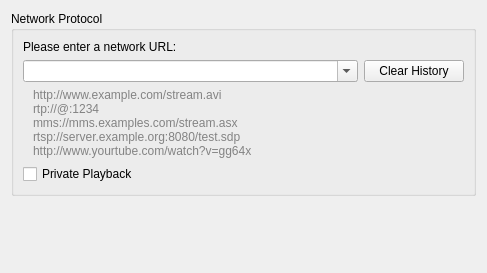
<?xml version="1.0" encoding="UTF-8"?>
<ui version="4.0">
 <author>Jean-Baptiste Kempf</author>
 <class>OpenNetwork</class>
 <widget class="QWidget" name="OpenNetwork">
  <property name="geometry">
   <rect>
    <x>0</x>
    <y>0</y>
    <width>487</width>
    <height>273</height>
   </rect>
  </property>
  <property name="windowTitle">
   <string>Form</string>
  </property>
  <layout class="QVBoxLayout">
   <item>
    <widget class="QGroupBox" name="groupBox">
     <property name="title">
      <string>Network Protocol</string>
     </property>
     <layout class="QGridLayout">
      <item row="0" column="0">
       <widget class="QLabel" name="label_1">
        <property name="sizePolicy">
         <sizepolicy hsizetype="Preferred" vsizetype="Fixed">
          <horstretch>0</horstretch>
          <verstretch>0</verstretch>
         </sizepolicy>
        </property>
        <property name="text">
         <string>Please enter a network URL:</string>
        </property>
       </widget>
      </item>
      <item row="2" column="0">
       <widget class="QLabel" name="examples">
        <property name="styleSheet">
         <string notr="true">color: #838383; </string>
        </property>
        <property name="text">
         <string notr="true">http://www.example.com/stream.avi
rtp://@:1234
mms://mms.examples.com/stream.asx
rtsp://server.example.org:8080/test.sdp
http://www.yourtube.com/watch?v=gg64x</string>
        </property>
        <property name="margin">
         <number>5</number>
        </property>
        <property name="indent">
         <number>10</number>
        </property>
       </widget>
      </item>
      <item row="1" column="0">
       <layout class="QHBoxLayout">
        <item>
         <widget class="QComboBox" name="urlComboBox">
          <property name="maximumSize">
           <size>
            <width>600</width>
            <height>16777215</height>
           </size>
          </property>
          <property name="editable">
           <bool>true</bool>
          </property>
          <property name="insertPolicy">
           <enum>QComboBox::NoInsert</enum>
          </property>
         </widget>
        </item>
        <item>
         <widget class="QPushButton" name="clearHistoryButton">
          <property name="text">
           <string>Clear History</string>
          </property>
          <property name="toolTip">
           <string>Clear the network URL browsing history</string>
          </property>
          <property name="maximumSize">
           <size>
            <width>100</width>
            <height>16777215</height>
           </size>
          </property>
         </widget>
        </item>
       </layout>
      </item>
      <item row="3" column="0">
       <widget class="QCheckBox" name="privatePlaybackCheckbox">
        <property name="text">
         <string>Private Playback</string>
        </property>
        <property name="toolTip">
         <string>Do not keep this stream in history.</string>
        </property>
       </widget>
      </item>
     </layout>
    </widget>
   </item>
   <item>
    <spacer>
     <property name="orientation">
      <enum>Qt::Vertical</enum>
     </property>
     <property name="sizeType">
      <enum>QSizePolicy::MinimumExpanding</enum>
     </property>
     <property name="sizeHint" stdset="0">
      <size>
       <width>20</width>
       <height>10</height>
      </size>
     </property>
    </spacer>
   </item>
  </layout>
 </widget>
 <tabstops>
  <tabstop>urlComboBox</tabstop>
  <tabstop>privatePlaybackCheckbox</tabstop>
 </tabstops>
 <resources/>
 <connections/>
</ui>
